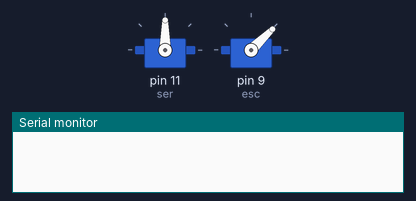
This sketch was run on a simulated Arduino Uno, built with avr-gcc and run on an emulated ATmega328P. Shown: 2 × servo, the last lines printed to the serial monitor.

Above: at 2.1 s.
At 4.1 s:
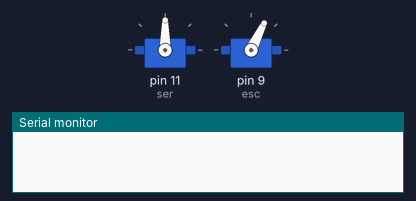
At 20.5 s:
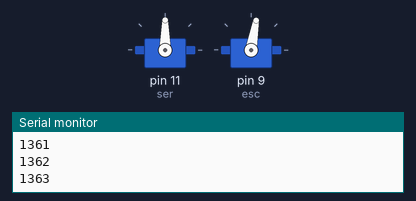
At 37.0 s:
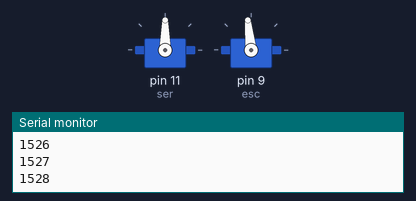
Timing chart, 0 to 40.0 s (numbered marks = the images above):
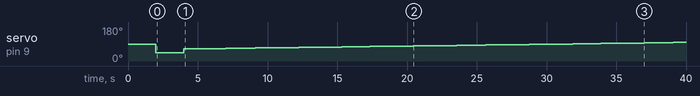

The sketch:

control-bldc-with-esc.ino
```cpp
// #include<Servo.h>
// // Servo ser;
// Servo esc;
// void setup() {
//   // ser.attach(11);
//   // ser.write(90);
//   esc.attach(9);  // Attach the ESC control signal to the specified pin
//   delay(2000);  // Delay to ensure stability

//   // Send the maximum throttle signal
//   esc.writeMicroseconds(1100);
//   delay(2000);  // Delay to allow the ESC to recognize the maximum signal

//   // Send the minimum throttle signal
//   esc.writeMicroseconds(1000);
//   delay(2000);  // Delay to allow the ESC to recognize the minimum signal

//   // Send the stop signal
//   esc.writeMicroseconds(1000);
//   delay(2000);  // Delay for stability

//   // Calibration complete
// }

// void loop() {
//   // esc.writeMicroseconds(1040);
//   // delay(2000);
//   for(int i=1000;i<1400;i++){
//     esc.writeMicroseconds(i);
//     delay(100);
//   }
// }


#include <Servo.h>

Servo esc;   // Create a servo object
Servo ser;
void setup() {
  Serial.begin(9600);
  ser.attach(11);
  esc.attach(9);   // Attach the ESC signal wire to Arduino pin 9
  delay(2000);     // Delay for 2 seconds before calibration
  // esc.writeMicroseconds(1200);  // Send maximum throttle signal
  // delay(2000);     // Delay for 2 seconds
  // esc.writeMicroseconds(1000);  // Send minimum throttle signal
  // delay(2000);     // Delay for 2 seconds
  ser.write(90);
  esc.writeMicroseconds(1000);  // Send neutral throttle signal
  delay(2000);
}

void loop() {
  // Other code or actions can be performed here
  // for(int i=1000;i<1100;i++){
  //   esc.writeMicroseconds(i);
  //   delay(100);
  //   Serial.println(i);
  // }
  // for(int j=1100;j>1000;j--){
  //   esc.writeMicroseconds(j);
  //   delay(100);
  // }
  for(int i=1200;i<1600;i++){
    esc.writeMicroseconds(i);
    delay(100);
    Serial.println(i);
  }
  for(int j=1600;j>1200;j--){
    esc.writeMicroseconds(j);
    delay(100);
  }

  delay(2000);
}
```

Measured:
- by itself, servo on pin 9 (esc): 90° → 44° at 2.0 s, → 64° 2.0 s later, → 65° 1.0 s later, → 66° 1.0 s later, … (36 changes in this stretch)
